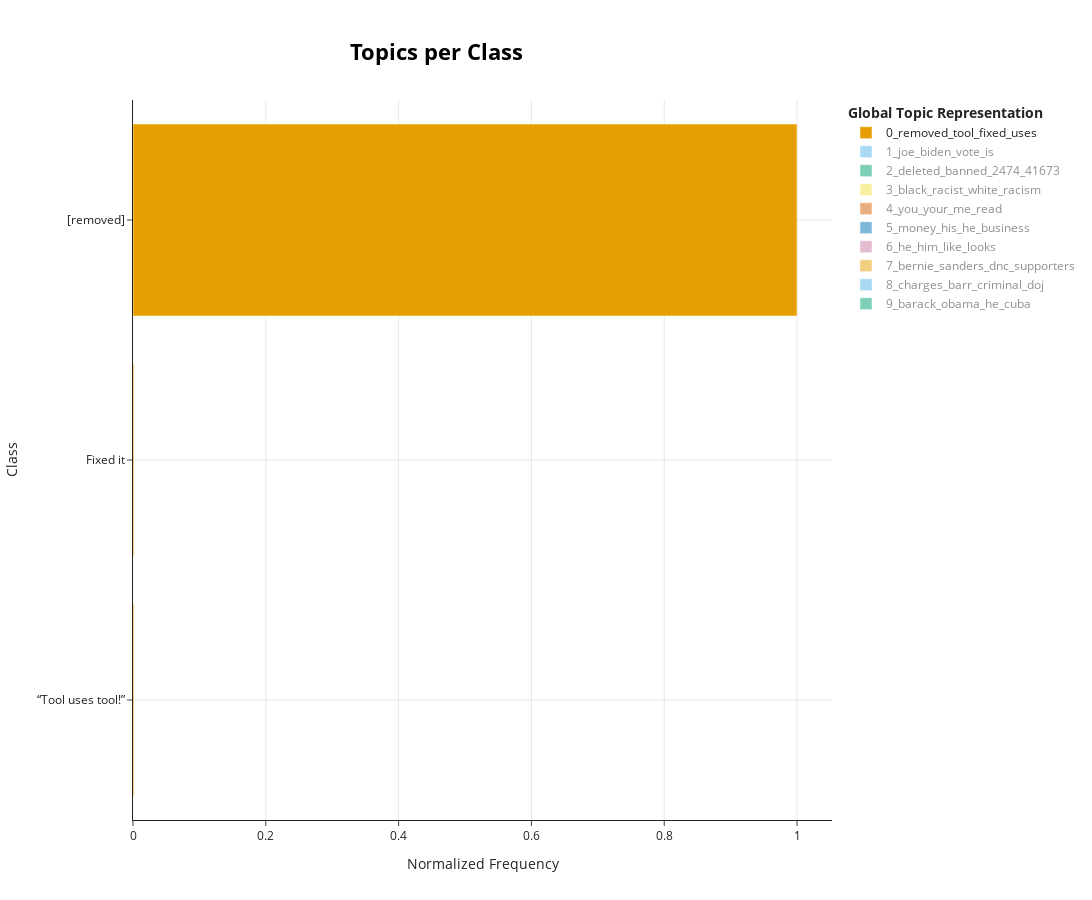

Notebook source saved alongside this figure:
### Code cell
# Extract the class information (e.g., 'hotel' column)
classes = sampled_df['body'].tolist()

# Obtain topics per class
topics_per_class = topic_model.topics_per_class(docs, classes=classes)

# Visualize the topics per class
topic_model.visualize_topics_per_class(topics_per_class, top_n_topics=10, normalize_frequency=True)

### Figure 1 — Plotly figure (JSON) as saved in the notebook; plotly's stock layout.template omitted (floating-point values rounded to 4 significant figures; data arrays with more than 128 entries replaced by an {"elided": "..."} marker saying what was removed)
{"data": [{"hoverinfo": "text", "hovertext": ["<b>Topic 0</b><br>Words: removed, tool, uses, fixed, it", "<b>Topic 0</b><br>Words: removed, fixed, it, tool, uses", "<b>Topic 0</b><br>Words: removed, tool, fixed, uses, it"], "marker": {"color": "#E69F00"}, "name": "0_removed_tool_fixed_uses", "orientation": "h", "type": "bar", "visible": true, "x": [0.001433, 0.001433, 1.0], "y": ["“Tool uses tool!”", "Fixed it", "[removed]"]}, {"hoverinfo": "text", "hovertext": {"elided": "449 str values"}, "marker": {"color": "#56B4E9"}, "name": "1_joe_biden_vote_is", "orientation": "h", "type": "bar", "visible": "legendonly", "x": {"elided": "449 float values"}, "y": {"elided": "449 str values"}}, {"hoverinfo": "text", "hovertext": ["<b>Topic 2</b><br>Words: deleted, politicswithkirk, topic, off, post", "<b>Topic 2</b><br>Words: deleted, screen, shot, comment, took", "<b>Topic 2</b><br>Words: banned, deleted, 2474, politicswithkirk, 41673", "<b>Topic 2</b><br>Words: deleted, 2474, 41673, 64guvi2f, pastebin", "<b>Topic 2</b><br>Words: deleted, boy, comment, little, why", "<b>Topic 2</b><br>Words: hired, deleted, banned, 2474, politicswithkirk", "<b>Topic 2</b><br>Words: deleted, incorrect, link, banned, 2474", "<b>Topic 2</b><br>Words: deleted, subreddit, in, banned, 2474", "<b>Topic 2</b><br>Words: deleted, banned, 2474, politicswithkirk, 41673", "<b>Topic 2</b><br>Words: banned, deleted, 2474, politicswithkirk, 41673"], "marker": {"color": "#009E73"}, "name": "2_deleted_banned_2474_41673", "orientation": "h", "type": "bar", "visible": "legendonly", "x": [0.002967, 0.002967, 0.002967, 0.002967, 0.002967, 0.002967, 0.002967, 0.002967, 1.0, 0.002967], "y": ["Off-topic \n\n/u/PoliticswithKirk\n\nPost deleted.", "I took a screen shot of your last comment before you deleted it.", "Banned", "[deleted]  \n ^^^^^^^^^^^^^^^^0.2474 \n &gt; [What is this?](https://pastebin.com/64GuVi2F/41673)", "Why did you deleted your comment little boy?", "Hired?", "Incorrect link", "Subreddit deleted in 5, 4, 3, ......", "[deleted]", "Banned."]}, {"hoverinfo": "text", "hovertext": {"elided": "209 str values"}, "marker": {"color": "#F0E442"}, "name": "3_black_racist_white_racism", "orientation": "h", "type": "bar", "visible": "legendonly", "x": {"elided": "209 float values"}, "y": {"elided": "209 str values"}}, {"hoverinfo": "text", "hovertext": {"elided": "182 str values"}, "marker": {"color": "#D55E00"}, "name": "4_you_your_me_read", "orientation": "h", "type": "bar", "visible": "legendonly", "x": {"elided": "182 float values"}, "y": {"elided": "182 str values"}}, {"hoverinfo": "text", "hovertext": {"elided": "180 str values"}, "marker": {"color": "#0072B2"}, "name": "5_money_his_he_business", "orientation": "h", "type": "bar", "visible": "legendonly", "x": {"elided": "180 float values"}, "y": {"elided": "180 str values"}}, {"hoverinfo": "text", "hovertext": {"elided": "159 str values"}, "marker": {"color": "#CC79A7"}, "name": "6_he_him_like_looks", "orientation": "h", "type": "bar", "visible": "legendonly", "x": {"elided": "159 float values"}, "y": {"elided": "159 str values"}}, {"hoverinfo": "text", "hovertext": {"elided": "153 str values"}, "marker": {"color": "#E69F00"}, "name": "7_bernie_sanders_dnc_supporters", "orientation": "h", "type": "bar", "visible": "legendonly", "x": {"elided": "153 float values"}, "y": {"elided": "153 str values"}}, {"hoverinfo": "text", "hovertext": {"elided": "146 str values"}, "marker": {"color": "#56B4E9"}, "name": "8_charges_barr_criminal_doj", "orientation": "h", "type": "bar", "visible": "legendonly", "x": {"elided": "146 float values"}, "y": {"elided": "146 str values"}}, {"hoverinfo": "text", "hovertext": {"elided": "139 str values"}, "marker": {"color": "#009E73"}, "name": "9_barack_obama_he_cuba", "orientation": "h", "type": "bar", "visible": "legendonly", "x": {"elided": "139 float values"}, "y": {"elided": "139 str values"}}], "layout": {"height": 900, "hoverlabel": {"bgcolor": "white", "font": {"family": "Rockwell", "size": 16}}, "legend": {"title": {"text": "<b>Global Topic Representation"}}, "title": {"font": {"color": "Black", "size": 22}, "text": "<b>Topics per Class</b>", "x": 0.4, "xanchor": "center", "y": 0.95, "yanchor": "top"}, "width": 1250, "xaxis": {"showgrid": true, "title": {"text": "Normalized Frequency"}}, "yaxis": {"showgrid": true, "title": {"text": "Class"}}}}
